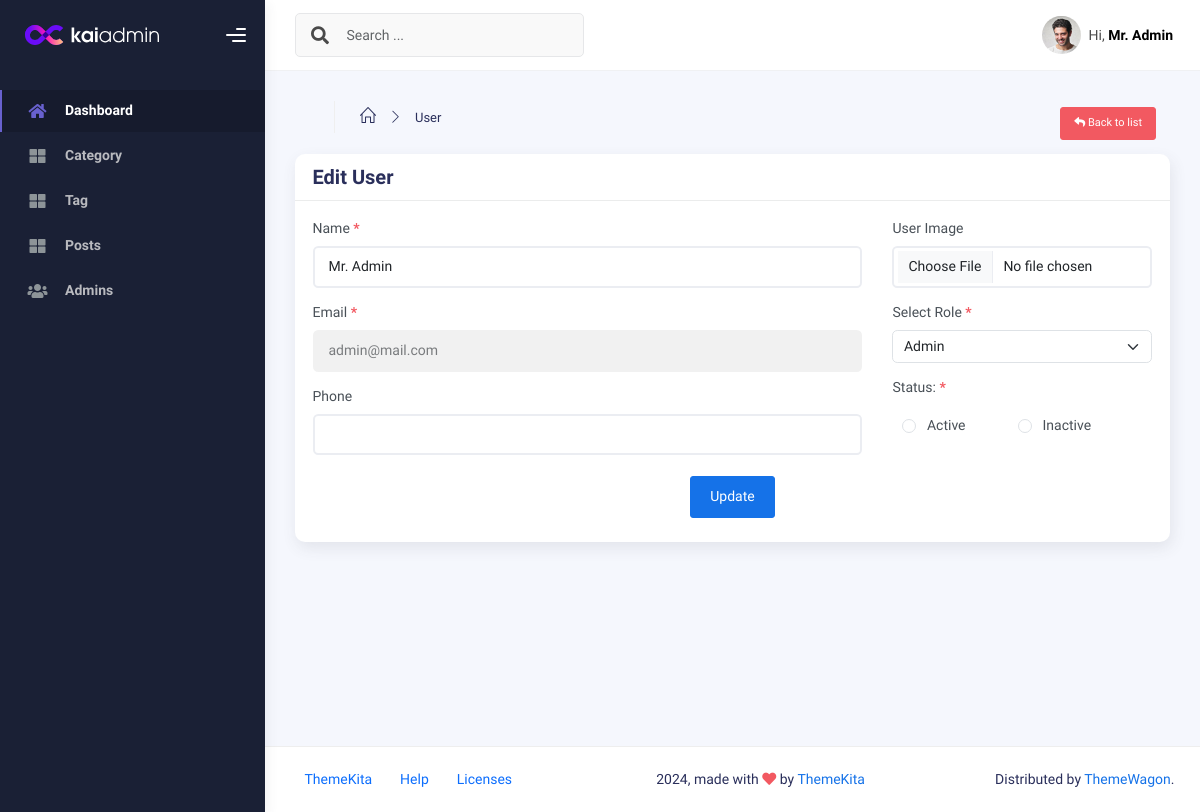
Before: /admin/userEdit.php?id=1 (signed in) with the older database file.
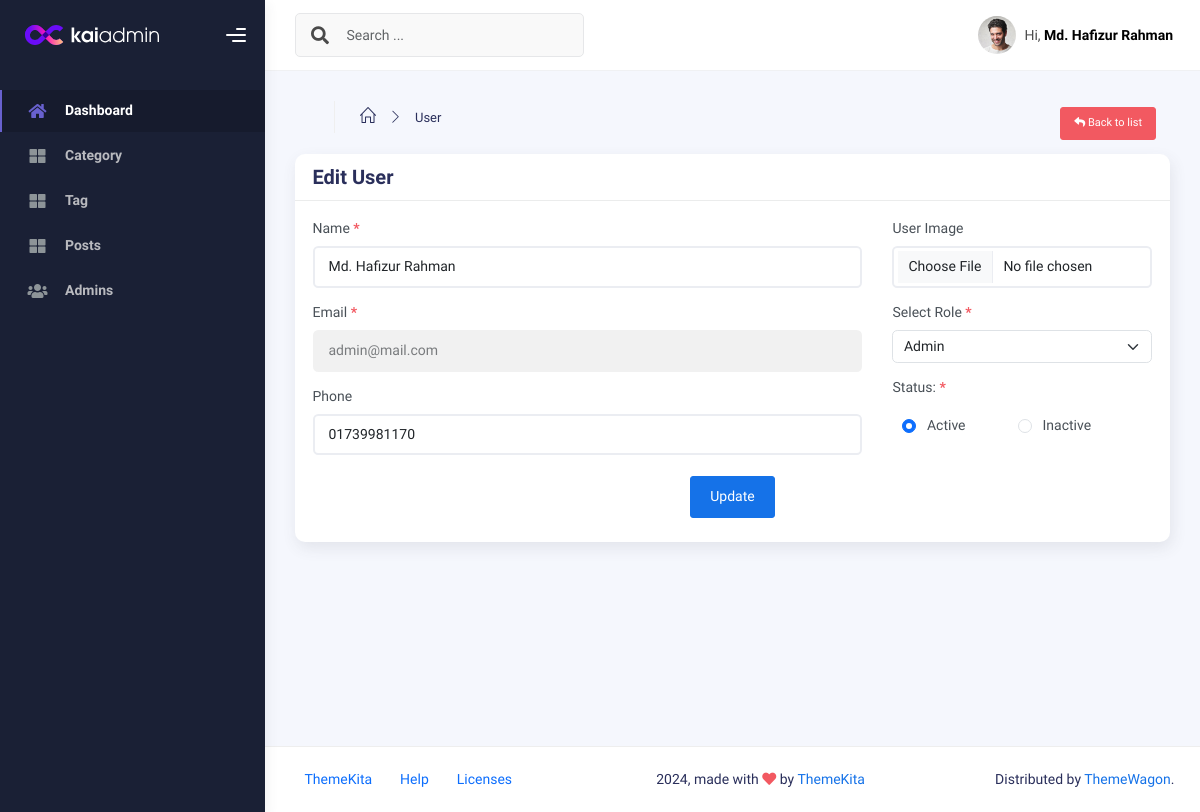
After: the same page with the newer database file.
### tables this page shows
CREATE TABLE `users` (
  `id` int NOT NULL,
  `name` varchar(255) NOT NULL,
  `email` varchar(255) NOT NULL,
  `password` varchar(255) NOT NULL,
  `status` enum('active','inactive') NOT NULL DEFAULT 'active',
  `image` varchar(255) DEFAULT NULL,
  `role` enum('admin','editor','user') NOT NULL DEFAULT 'user',
  `phone` varchar(15) DEFAULT NULL
);

### admin/userEdit.php (the view, shortened to what the changed rows need)
<?php
include "layout/head.php";
?>
<body>
    <div class="wrapper">
        <div class="main-panel">
            <div class="main-header">
                <?php
                include "layout/header.php";
                ?>
            </div>
            <div class="container">
                <div class="page-inner">
                    <?php
                    $data = [];
                    if (isset($_GET['id']) && !empty($_GET['id'])) {
                        $id = $_GET['id'];
                        $sql = "SELECT * FROM users WHERE id = :id";
                        $stmt = $pdo->prepare($sql);
                        $stmt->bindParam(':id', $id);
                        $stmt->execute();
                        $user = $stmt->fetch(PDO::FETCH_OBJ);
                        if ($user != null) {
                            $data['name'] = $user->name;
                            $data['email'] = $user->email;
                            $data['status'] = $user->status;
                            $data['image'] = $user->image;
                            $data['role'] = $user->role;
                            $data['phone'] = $user->phone;
                        }
                    }
                    ?>
                    <div class="row">
                        <div class="col-md-12">
                            <div class="card">
                                <div class="card-body">
                                    <form action="<?php echo htmlspecialchars($_SERVER['PHP_SELF']); ?>" method="post" enctype="multipart/form-data">
                                        <div class="row">
                                            <div class="col-md-8">
                                                <div class="mb-3">
                                                    <label for="name" class="form-label">Name <strong class="text-danger">*</strong></label>
                                                    <input type="text" class="form-control" name="name" id="name" value="<?php echo $data['name'] ?? ''; ?>">
                                                </div>
                                                <div class="mb-3">
                                                    <label for="email" class="form-label">Email <strong class="text-danger">*</strong></label>
                                                    <input type="email" name="email" class="form-control" id="email" readonly value="<?php echo $data['email'] ?? ''; ?>">
                                                </div>
                                                <div class="mb-3">
                                                    <label for="phone" class="form-label">Phone</label>
                                                    <input type="text" min="0" name="phone" class="form-control" id="phone" value="<?php echo $data['phone'] ?? ''; ?>">
                                                </div>
                                            </div>
                                            <div class="col-md-4">
                                                <div class="mb-3">
                                                    <label for="role" class="form-label">Select Role <strong class="text-danger">*</strong></label>
                                                    <select name="role" id="role" class="form-select">
                                                        <option <?php echo isset($user->role) && $user->role == 'admin' ? 'selected' : '' ?> value="admin">Admin</option>
                                                    </select>
                                                </div>
                                                <div class="form-check form-check-inline">
                                                    <input class="form-check-input" type="radio" <?php echo $data['status'] == 'active' ? 'checked' : ''; ?> name="status" id="inlineRadio1" value="active">
                                                    <label class="form-check-label" for="inlineRadio1">Active</label>
                                                </div>
                                                <div class="form-check form-check-inline">
                                                    <input class="form-check-input" type="radio" <?php echo $data['status'] == 'inactive' ? 'checked' : ''; ?> name="status" id="inlineRadio2" value="inactive">
                                                    <label class="form-check-label" for="inlineRadio2">Inactive</label>
                                                </div>
                                            </div>
                                        </div>
                                    </form>
                                </div>
                            </div>
                        </div>
                    </div>
                </div>
            </div>
        </div>
    </div>
</body>
</html>

### admin/layout/header.php (shortened to what the changed rows need)
<nav
    class="navbar navbar-header navbar-header-transparent navbar-expand-lg border-bottom">
    <div class="container-fluid">
        <ul class="navbar-nav topbar-nav ms-md-auto align-items-center">
            <li class="nav-item topbar-user dropdown hidden-caret">
                <a
                    class="dropdown-toggle profile-pic"
                    data-bs-toggle="dropdown"
                    href="#"
                    aria-expanded="false">
                    <span class="profile-username">
                        <span class="op-7">Hi,</span>
                        <span class="fw-bold"><?php echo $_SESSION['name']; ?></span>
                    </span>
                </a>
            </li>
        </ul>
    </div>
</nav>

Changed rows visible on the page:
changed users "admin@mail.com": name "Mr. Admin" → "Md. Hafizur Rahman"; phone (not shown) → "01739981170"; status "☐ Active" → "☑ Active"
Other visible differences:
$_SESSION['name']: "Mr. Admin" → "Md. Hafizur Rahman"
